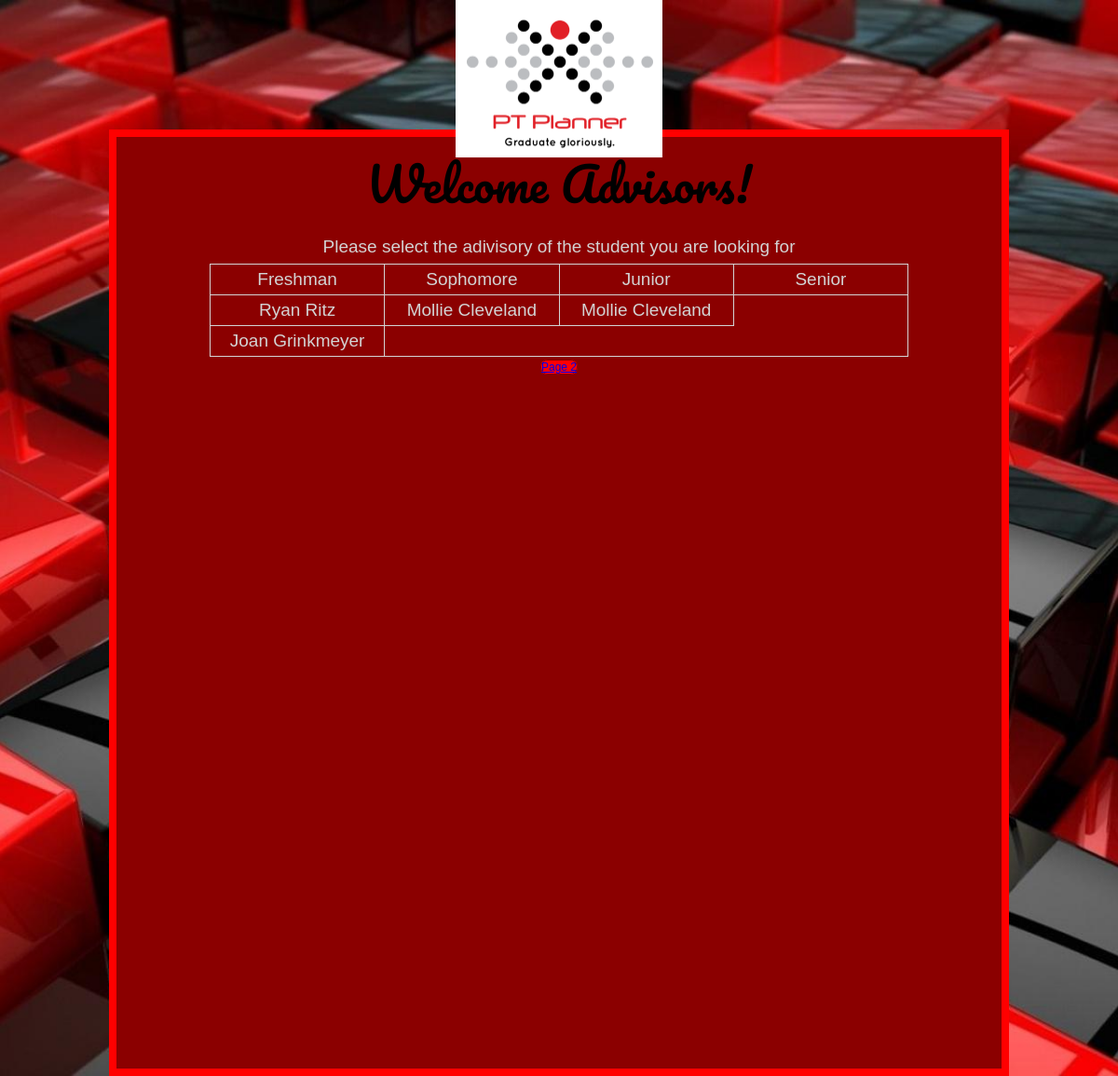
The page / on the database its author committed.
### tables this page shows
CREATE TABLE IF NOT EXISTS `grade_level` (
  `gradeID` int(2) NOT NULL,
  `Name` varchar(9) NOT NULL
);

CREATE TABLE IF NOT EXISTS `students` (
  `studentID` int(4) NOT NULL,
  `s_f_name` varchar(15) NOT NULL,
  `s_l_name` varchar(15) NOT NULL,
  `gradeID` int(2) NOT NULL,
  `advisorID` int(3) NOT NULL
);

CREATE TABLE IF NOT EXISTS `advisors` (
  `advisorID` int(3) NOT NULL,
  `a_f_name` varchar(15) NOT NULL,
  `a_l_name` varchar(15) NOT NULL
);

### model_pages/grade_db.php (called while the page is built, shortened)
<?php
class grade_db{
public static function getGrade($gID)
{
    $db=Database::getDB();
    $query="SELECT Name FROM grade_level WHERE gradeID=$gID";
    $result=$db->query($query);
    $row=$result->fetch();
    return $row['Name'];
}
}

### model_pages/advisor_db.php (called while the page is built, shortened)
<?php
class advisor_db{
public static function getAdvisorsByGrade($grade_id)
{
    $db=Database::getDB();
    $query="SELECT * FROM advisors INNER JOIN students ON students.advisorID = advisors.advisorID WHERE students.gradeID=$grade_id";
    $result=$db->query($query);
    $advisors = array();
    foreach($result as $row){
        $ad=new advisor();
        $ad->setId($row['advisorID']);
        $ad->setFirst($row['a_f_name']);
        $ad->setLast($row['a_l_name']);
        $advisors[]=$ad;
    }
    return $advisors;
}
}

### model_pages/advisor.php (called while the page is built, shortened)
<?php
class advisor{
private $f_name, $l_name, $id;
    public function setFirst($fName)
    {
        $this->f_name=$fName;
    }
    public function setLast($lName)
    {
        $this->l_name=$lName;
    }
    public function getLast()
    {
        return $this->l_name;
    }
    public function getFirst()
    {
        return $this->f_name;
    }
}

### page1.php (the view, shortened to what this page needs)
<?php
require('/model_pages/grade_db.php');
?>
<html >
<head>
    <link rel="stylesheet" type="text/css" href="page1.css">
</head>
<body >
<center><img src= "logo.png" alt="some_text" style="width: 222px; height: 169px  "></center>
<center><div id="logo" >
        <div class="heady"><p>Welcome Advisors!</p></div>
        <div class="sent">Please select the adivisory of the student you are looking for</div>
        <table style="width:750px">
            <tr>
                <td><?php echo grade_db::getGrade(9); ?></td>
                <td><?php echo grade_db::getGrade(10);?></td>
                <td><?php echo grade_db::getGrade(11);?></td>
                <td><?php echo grade_db::getGrade(12);?> </td>
            </tr>
            <?php
            $num=0;
            while($num<count($g9)||$num<count($g10)||$num<count($g11)||$num<count($g12)){
            ?>
            <tr>
                <?php if($num<count($g9)){?>
                <td><?php echo ($g9[$num]->getFirst().' '.$g9[$num]->getLast());?></td>
                <?php }?>
                <?php if($num<count($g10)){?>
                    <td><?php echo ($g10[$num]->getFirst().' '.$g10[$num]->getLast());?></td>
                <?php }?>
                <?php if($num<count($g11)){?>
                    <td><?php echo ($g11[$num]->getFirst().' '.$g11[$num]->getLast());?></td>
                <?php }?>
            </tr>
            <?php $num++; } ?>
        </table>
        <a class="button" href="page2.php" target="_blank">Page 2</a>
    </div>
</center>
</body>
</html>

### index.php (shortened to what this page needs)
<?php
require('/model_pages/advisor.php');
require('/model_pages/advisor_db.php');
if (isset($_POST['action'])) {
    $action = $_POST['action'];
} else if (isset($_GET['action'])) {
    $action = $_GET['action'];
} else {
    $action = 'list_advisors';
}
 if($action=='list_advisors')
 {
     $g9=advisor_db::getAdvisorsByGrade(9);
     $g10=advisor_db::getAdvisorsByGrade(10);
     $g11=advisor_db::getAdvisorsByGrade(11);
     $g12=advisor_db::getAdvisorsByGrade(12);
     include('page1.php');
 }

### page1.css (style rules this page uses)
html { margin: 0; padding: 0; background: url(cool-red-black-wallpaper-backgrounds.jpg) no-repeat center center fixed; background-size: cover; }
body { font: 75% georgia, sans-serif; line-height: 1.88889; color: #555753; margin: 0; padding: 0; }
#logo { width: 950px; height:1000px; border: solid red 8px; background-color: darkred; margin-top: -30px; }
.heady { font-family: 'Pacifico'; font-size: 50px; color: black; line-height: 0px; }
table,td { border: 1px solid lightgrey; border-collapse: collapse; table-layout: fixed; }
td { text-align: center; color:lightgrey; font-size: 19px; font-family: arial; }
th,td { padding: 5px; }
.sent { font-family: arial; font-size: 19px; color: lightgrey; }
a.button { border: 1px solid darkred; background: red; border-radius: 25px; top: 20px; }

### rows shown on the page
grade_level: Name "Freshman"
grade_level: Name "Sophomore"
grade_level: Name "Junior"
grade_level: Name "Senior"
students: advisorID.a_f_name "Ryan", advisorID.a_l_name "Ritz"
students: advisorID.a_f_name "Mollie", advisorID.a_l_name "Cleveland"
advisors: a_f_name "Mollie", a_l_name "Cleveland"
students: advisorID.a_f_name "Joan", advisorID.a_l_name "Grinkmeyer"
